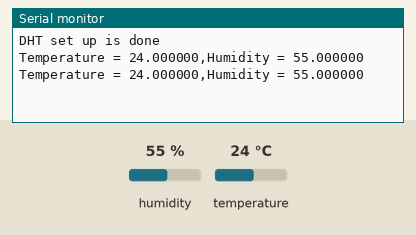
Bench run of a sketch on a simulated ESP32. On the bench: the last lines printed to the serial monitor. Inputs (shaded band) come from the test bench; at power-on: humidity 55 %, temperature 24 °C.

Above: at 3.8 s.
3.9 s: humidity set to 22 %
At 7.3 s:
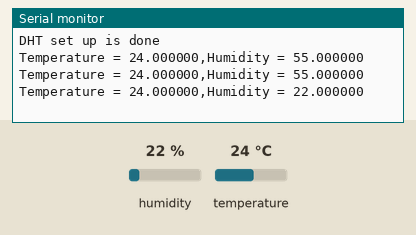
7.8 s: temperature set to 12 °C
At 10.5 s:
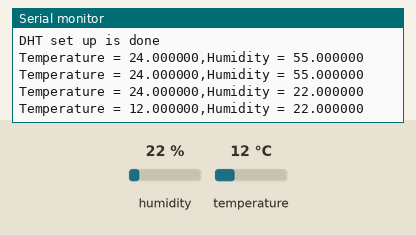
11.7 s: humidity set to 40 %
At 12.4 s:
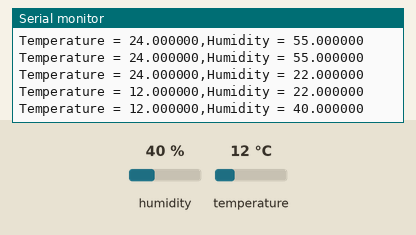
Timing chart, 0 to 14.7 s (numbered marks = the images above; inputs shaded):
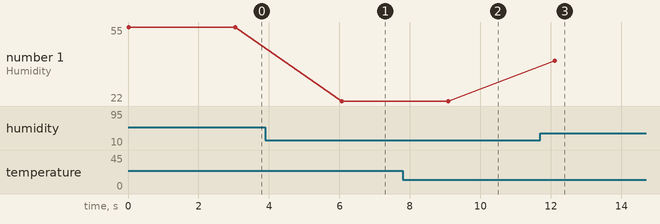

Measured:
- after the input at 3.9 s, the serial monitor: prints a new line after 2.2 s (image 1)
- after the input at 7.8 s, the serial monitor: prints a new line after 1.3 s (image 2)
- after the input at 11.7 s, the serial monitor: prints a new line after 0.42 s (image 3)
- plotted number 1: 55 → 22 after the input at 3.9 s, 22 → 40 after the input at 11.7 s

The sketch:

DHT.ino
```cpp
#include "DHT.h"
#define DHT_PIN 4
#define DHT_TYPE DHT11
DHT dht(DHT_PIN,DHT_TYPE);
void setup() {
  Serial.begin(115200);
  dht.begin();
  Serial.println("DHT set up is done");
}
  void loop() {
    float temp = dht.readTemperature();
    float humidity = dht.readHumidity();
    Serial.printf("Temperature = %f,Humidity = %f\n",temp,humidity);
    delay(3000);
  }
```
